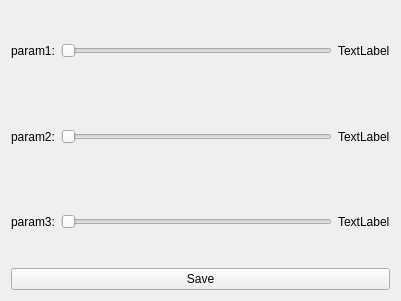
<?xml version="1.0" encoding="UTF-8"?>
<ui version="4.0">
 <class>fqqConfigView</class>
 <widget class="QWidget" name="fqqConfigView">
  <property name="geometry">
   <rect>
    <x>0</x>
    <y>0</y>
    <width>401</width>
    <height>301</height>
   </rect>
  </property>
  <property name="windowTitle">
   <string>fqqConfigView</string>
  </property>
  <widget class="QWidget" name="verticalLayoutWidget">
   <property name="geometry">
    <rect>
     <x>0</x>
     <y>0</y>
     <width>401</width>
     <height>301</height>
    </rect>
   </property>
   <layout class="QVBoxLayout" name="verticalLayout">
    <item>
     <layout class="QHBoxLayout" name="horizontalLayout">
      <item>
       <widget class="QLabel" name="label">
        <property name="text">
         <string>param1:</string>
        </property>
       </widget>
      </item>
      <item>
       <widget class="QSlider" name="Slider1">
        <property name="orientation">
         <enum>Qt::Horizontal</enum>
        </property>
       </widget>
      </item>
      <item>
       <widget class="QLabel" name="label_val1">
        <property name="text">
         <string>TextLabel</string>
        </property>
       </widget>
      </item>
     </layout>
    </item>
    <item>
     <layout class="QHBoxLayout" name="horizontalLayout_3">
      <item>
       <widget class="QLabel" name="label_2">
        <property name="text">
         <string>param2:</string>
        </property>
       </widget>
      </item>
      <item>
       <widget class="QSlider" name="Slider2">
        <property name="orientation">
         <enum>Qt::Horizontal</enum>
        </property>
       </widget>
      </item>
      <item>
       <widget class="QLabel" name="label_val2">
        <property name="text">
         <string>TextLabel</string>
        </property>
       </widget>
      </item>
     </layout>
    </item>
    <item>
     <layout class="QHBoxLayout" name="horizontalLayout_2">
      <item>
       <widget class="QLabel" name="label_3">
        <property name="text">
         <string>param3:</string>
        </property>
       </widget>
      </item>
      <item>
       <widget class="QSlider" name="Slider3">
        <property name="orientation">
         <enum>Qt::Horizontal</enum>
        </property>
       </widget>
      </item>
      <item>
       <widget class="QLabel" name="label_val3">
        <property name="text">
         <string>TextLabel</string>
        </property>
       </widget>
      </item>
     </layout>
    </item>
    <item>
     <widget class="QPushButton" name="pushButton_Save">
      <property name="text">
       <string>Save</string>
      </property>
     </widget>
    </item>
   </layout>
  </widget>
 </widget>
 <layoutdefault spacing="6" margin="11"/>
 <resources/>
 <connections/>
</ui>
